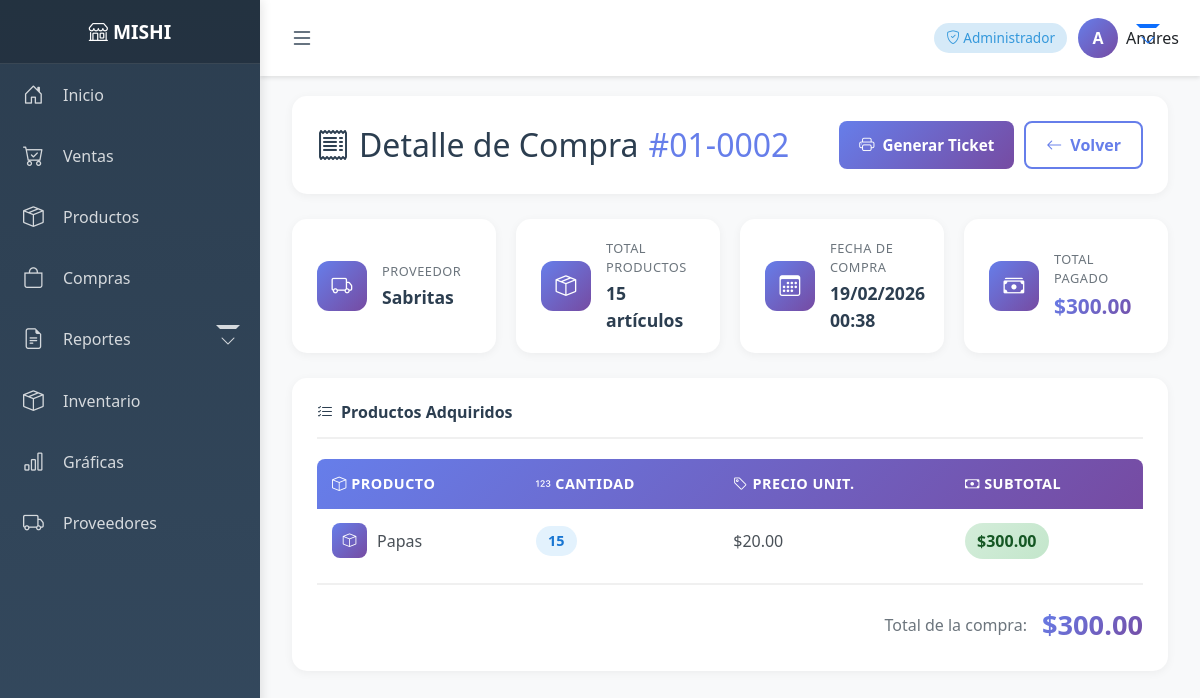
Page /inventario/compras/2/ (signed in) on the committed database.
### inventario/models.py (models this page shows, shortened)
class Compra(models.Model): # Negocio, Proveedor, Numero factura, Total, Total productos, Fecha
    negocio = models.ForeignKey(Negocio, on_delete=models.CASCADE)
    proveedor = models.ForeignKey(Proveedor, on_delete=models.CASCADE)
    numero_factura = models.CharField(max_length=20, unique=True)
    total = models.DecimalField(max_digits=12, decimal_places=2, default=0)
    total_productos = models.PositiveIntegerField(default=0)
    fecha = models.DateTimeField(auto_now_add=True)

class DetalleCompra(models.Model): # Compra, Producto, Cantidad, Precio compra, Subtotal
    compra = models.ForeignKey(
        Compra,
        on_delete=models.CASCADE,
        related_name="detalles"
    )
    producto = models.ForeignKey(Producto, on_delete=models.CASCADE)
    cantidad = models.PositiveIntegerField()
    precio_compra = models.DecimalField(max_digits=10, decimal_places=2)
    subtotal = models.DecimalField(max_digits=12, decimal_places=2)

### proveedores/models.py (models this page shows, shortened)
class Proveedor(models.Model):
    negocio = models.ForeignKey(
        Negocio,
        on_delete=models.CASCADE,
        related_name="proveedores"
    )
    nombre = models.CharField(max_length=150)
    telefono = models.CharField(max_length=20, blank=True, null=True)
    email = models.EmailField(blank=True, null=True)
    direccion = models.TextField(blank=True, null=True)
    creado_en = models.DateTimeField(auto_now_add=True)

### productos/models.py (models this page shows, shortened)
class Producto(models.Model): #negocio, nombre, proveedor, precio_venta, stock, codigo, stock_minimo, stock_maximo
    negocio = models.ForeignKey(
        Negocio,
        on_delete=models.CASCADE,
        related_name="productos"
    )
    nombre = models.CharField(max_length=150)
    proveedor = models.ForeignKey(
    Proveedor,
    on_delete=models.CASCADE,
    related_name="productos_proveedor"
)
    precio_venta = models.DecimalField(max_digits=10, decimal_places=2)
    precio_compra = models.DecimalField(max_digits=10, decimal_places=2)
    stock = models.PositiveIntegerField(default=0)
    codigo = models.CharField(max_length=50, blank=True, null=True)
    stock_minimo = models.IntegerField(default=-1)
    stock_maximo = models.IntegerField(default=-1)
    creado_en = models.DateTimeField(auto_now_add=True)

### inventario/views.py (the view)
# urls.py: path("compras/<int:compra_id>/", views.detalle_compra, name="detalle_compra"),
@login_required
def detalle_compra(request, compra_id):
    negocio = get_negocio_activo(request)
    compra = get_object_or_404(
        Compra,
        id=compra_id,
        negocio=negocio
    )
    detalles = compra.detalles.all()
    return render(request, "inventario/detalle_compra.html", {
        "compra": compra,
        "detalles": detalles
    })

### negocios/utils.py (called while the page is built)
def get_negocio_activo(request):
    negocio_id = request.session.get("negocio_id")
    if negocio_id:
        try:
            return Negocio.objects.filter(id=negocio_id).first()
        except Negocio.DoesNotExist:
            return None
    return None

### usuarios/context_processors.py (called while the page is built)
def rol_usuario_context(request):
    rol = None
    if request.user.is_authenticated:
        negocio_id = request.session.get("negocio_id")
        if negocio_id:
            relacion = UsuarioNegocio.objects.filter(
                usuario=request.user,
                negocio_id=negocio_id
            ).first()
            if relacion:
                rol = relacion.rol
    return {
        'rol_usuario': rol
    }

### inventario/templates/inventario/detalle_compra.html (shortened to what this page needs)
{% extends 'base.html' %}
{% load l10n %}
{% block content %}
<div class="container-fluid">
    <div class="page-header">
        <h2>
            <i class="bi bi-receipt"></i>
            Detalle de Compra <span style="color:#667eea;">#{{ compra.numero_factura }}</span>
        </h2>
        <div class="header-actions">
            <button class="btn-ticket" onclick="abrirTicket()">
                <i class="bi bi-printer"></i>
                Generar Ticket
            </button>
            <a href="{% url 'lista_compras' %}" class="btn-back">
                <i class="bi bi-arrow-left"></i>
                Volver
            </a>
        </div>
    </div>
    <div class="info-grid">
        <div class="info-card">
            <div class="info-card-icon"><i class="bi bi-truck"></i></div>
            <div class="info-card-content">
                <span class="info-card-label">Proveedor</span>
                <span class="info-card-value">{{ compra.proveedor.nombre }}</span>
            </div>
        </div>
        <div class="info-card">
            <div class="info-card-icon"><i class="bi bi-box-seam"></i></div>
            <div class="info-card-content">
                <span class="info-card-label">Total Productos</span>
                <span class="info-card-value">{{ compra.total_productos }} artículos</span>
            </div>
        </div>
        <div class="info-card">
            <div class="info-card-icon"><i class="bi bi-calendar3"></i></div>
            <div class="info-card-content">
                <span class="info-card-label">Fecha de Compra</span>
                <span class="info-card-value">{{ compra.fecha|date:"d/m/Y H:i" }}</span>
            </div>
        </div>
        <div class="info-card">
            <div class="info-card-icon"><i class="bi bi-cash-stack"></i></div>
            <div class="info-card-content">
                <span class="info-card-label">Total Pagado</span>
                <span class="info-card-value highlight">${{ compra.total|floatformat:2 }}</span>
            </div>
        </div>
    </div>
    <div class="card-section">
        <h5>
            <i class="bi bi-list-check"></i>
            Productos Adquiridos
        </h5>
        <div class="table-responsive">
            <table class="compras-table">
                <thead>
                    <tr>
                        <th><i class="bi bi-box"></i> Producto</th>
                        <th><i class="bi bi-123"></i> Cantidad</th>
                        <th><i class="bi bi-tag"></i> Precio Unit.</th>
                        <th><i class="bi bi-cash"></i> Subtotal</th>
                    </tr>
                </thead>
                <tbody>
                    {% for d in detalles %}
                    <tr>
                        <td>
                            <div class="nombre-producto">
                                <div class="prod-icon"><i class="bi bi-box"></i></div>
                                {{ d.producto.nombre }}
                            </div>
                        </td>
                        <td><span class="cantidad-badge">{{ d.cantidad }}</span></td>
                        <td>${{ d.precio_compra|floatformat:2 }}</td>
                        <td><span class="total-badge">${{ d.subtotal|floatformat:2 }}</span></td>
                    </tr>
                    {% endfor %}
                </tbody>
            </table>
        </div>
        <div class="total-footer">
            <span class="total-label">Total de la compra:</span>
            <span class="total-value">${{ compra.total|floatformat:2 }}</span>
        </div>
    </div>
</div>
{% endblock %}

### templates/base.html (shortened to what this page needs)
<!DOCTYPE html>
<html lang="es">
<head>
    <link href="https://cdn.jsdelivr.net/npm/bootstrap@5.3.0/dist/css/bootstrap.min.css" rel="stylesheet">
    <link rel="stylesheet" href="https://cdn.jsdelivr.net/npm/bootstrap-icons@1.11.0/font/bootstrap-icons.css">
</head>
<body>
    <nav class="sidebar" id="sidebar">
        <div class="sidebar-header">
            <h4><i class="bi bi-shop"></i> <span class="menu-text">MISHI</span></h4>
        </div>
        <ul class="sidebar-menu">
            <li>
                <a href="/">
                    <i class="bi bi-house-door"></i>
                    <span class="menu-text">Inicio</span>
                </a>
            </li>
            <li>
                <a href="{% url 'nueva_venta' %}">
                    <i class="bi bi-cart-check"></i>
                    <span class="menu-text">Ventas</span>
                </a>
            </li>
            {% if rol_usuario == 'ADMIN' or rol_usuario == 'ALMACEN_ADMIN' %}
            <li>
                <a href="{% url 'lista_productos' %}">
                    <i class="bi bi-box-seam"></i>
                    <span class="menu-text">Productos</span>
                </a>
            </li>
            {% endif %}
            {% if rol_usuario == 'ADMIN' or rol_usuario == 'ALMACEN_ADMIN' %}
            <li>
                <a href="{% url 'lista_compras' %}">
                    <i class="bi bi-bag"></i>
                    <span class="menu-text">Compras</span>
                </a>
            </li>
            {% endif %}
            {% if rol_usuario == 'ADMIN' or rol_usuario == 'ALMACEN_ADMIN' %}
            <li>
                <a href="#" class="dropdown-toggle" onclick="toggleSubmenu(event, 'submenu-reportes')">
                    <i class="bi bi-file-earmark-text"></i>
                    <span class="menu-text">Reportes</span>
                </a>
            </li>
            {% endif %}
            {% if rol_usuario == 'ADMIN' or rol_usuario == 'ALMACEN_ADMIN' %}
            <li>
                <a href="{% url 'inventario' %}">
                <i class="bi bi-box-seam"></i>
                    <span class="menu-text">Inventario</span>
                </a>
            </li>
            {% endif %}
            {% if rol_usuario == 'ADMIN' or rol_usuario == 'ALMACEN_ADMIN' %}
            <li>
                <a href="{% url 'graficas' %}">
                    <i class="bi bi-bar-chart"></i>
                    <span class="menu-text">Gráficas</span>
                </a>
            </li>
            {% endif %}
            {% if rol_usuario == 'ADMIN' or rol_usuario == 'ALMACEN_ADMIN' %}
            <li>
                <a href="{% url 'lista_proveedores' %}">
                    <i class="bi bi-truck"></i>
                    <span class="menu-text">Proveedores</span>
                </a>
            </li>
            {% endif %}
    </nav>
    <div class="main-content">
        <div class="top-navbar">
            <button class="toggle-btn" onclick="toggleSidebar()">
                <i class="bi bi-list"></i>
            </button>
            <div class="user-info">
                {% if user.is_authenticated %}
                    <span class="role-badge">
                        {% if rol_usuario == 'ADMIN' %}
                            <i class="bi bi-shield-check"></i> Administrador
                        {% elif rol_usuario == 'VENDEDOR' %}
                            <i class="bi bi-person-badge"></i> Vendedor
                        {% elif rol_usuario == 'ALMACEN' %}
                            <i class="bi bi-boxes"></i> Almacén
                        {% elif rol_usuario == 'ALMACEN_ADMIN' %}
                            <i class="bi bi-shield-fill-check"></i> Almacén Admin
                        {% endif %}
                    </span>
                    <div class="dropdown">
                        <button class="btn btn-link text-decoration-none dropdown-toggle d-flex align-items-center p-0" type="button" data-bs-toggle="dropdown">
                            <div class="user-avatar">
                                {{ user.username|slice:":1"|upper }}
                            </div>
                            <span class="ms-2 text-dark">{{ user.username }}</span>
                        </button>
                    </div>
                {% else %}
                    <a href="/login/" class="btn btn-primary btn-sm">
                        <i class="bi bi-box-arrow-in-right"></i> <span class="d-none d-sm-inline">Iniciar Sesión</span>
                    </a>
                {% endif %}
            </div>
        </div>
        <div class="content-wrapper">
            {% block content %}{% endblock %}
        </div>
    </div>
</body>
</html>

### inventario/templates/inventario/detalle_compra.html (style rules this page uses)
.page-header { background: white; border-radius: 15px; padding: 25px; margin-bottom: 25px; box-shadow: 0 2px 10px rgba(0,0,0,0.05); display: flex; justify-content: space-between; align-items: center; flex-wrap: wrap; gap: 15px; }
.page-header h2 { color: #2c3e50; margin: 0; display: flex; align-items: center; gap: 10px; }
.header-actions { display: flex; gap: 10px; flex-wrap: wrap; }
.btn-back { padding: 10px 20px; background: white; color: #667eea; border: 2px solid #667eea; border-radius: 8px; font-weight: 600; cursor: pointer; transition: all 0.3s; text-decoration: none; display: flex; align-items: center; gap: 8px; }
.btn-ticket { padding: 10px 20px; background: linear-gradient(135deg, #667eea 0%, #764ba2 100%); color: white; border: none; border-radius: 8px; font-weight: 600; cursor: pointer; transition: all 0.3s; display: flex; align-items: center; gap: 8px; font-size: 0.95rem; }
.info-grid { display: grid; grid-template-columns: repeat(auto-fit, minmax(200px, 1fr)); gap: 20px; margin-bottom: 25px; }
.info-card { background: white; border-radius: 15px; padding: 20px 25px; box-shadow: 0 2px 10px rgba(0,0,0,0.05); display: flex; align-items: center; gap: 15px; }
.info-card-icon { width: 50px; height: 50px; border-radius: 12px; background: linear-gradient(135deg, #667eea 0%, #764ba2 100%); display: flex; align-items: center; justify-content: center; color: white; font-size: 1.3rem; flex-shrink: 0; }
.info-card-content { display: flex; flex-direction: column; gap: 3px; }
.info-card-label { font-size: 0.8rem; color: #6c757d; font-weight: 500; text-transform: uppercase; letter-spacing: 0.5px; }
.info-card-value { font-size: 1.1rem; font-weight: 700; color: #2c3e50; }
.info-card-value.highlight { background: linear-gradient(135deg, #667eea 0%, #764ba2 100%); -webkit-background-clip: text; -webkit-text-fill-color: transparent; background-clip: text; font-size: 1.3rem; }
.card-section { background: white; border-radius: 15px; padding: 25px; margin-bottom: 25px; box-shadow: 0 2px 10px rgba(0,0,0,0.05); }
.card-section h5 { color: #2c3e50; margin: 0 0 20px 0; display: flex; align-items: center; gap: 8px; font-size: 1rem; font-weight: 600; padding-bottom: 15px; border-bottom: 2px solid #f0f0f0; }
.table-responsive { overflow-x: auto; border-radius: 8px; overflow: hidden; }
.compras-table { width: 100%; border-collapse: collapse; margin: 0; }
.compras-table thead { background: linear-gradient(135deg, #667eea 0%, #764ba2 100%); color: white; }
.compras-table thead th { padding: 14px 15px; text-align: left; font-weight: 600; font-size: 0.9rem; text-transform: uppercase; letter-spacing: 0.5px; }
.compras-table tbody tr { border-bottom: 1px solid #f0f0f0; transition: background 0.2s; }
.compras-table tbody tr:last-child { border-bottom: none; }
.compras-table tbody td { padding: 14px 15px; color: #495057; }
.nombre-producto { display: flex; align-items: center; gap: 10px; font-weight: 500; }
.prod-icon { width: 35px; height: 35px; border-radius: 8px; background: linear-gradient(135deg, #667eea 0%, #764ba2 100%); display: flex; align-items: center; justify-content: center; color: white; font-size: 0.85rem; flex-shrink: 0; }
.cantidad-badge { background: #e3f2fd; color: #1976d2; padding: 4px 12px; border-radius: 15px; font-size: 0.9rem; font-weight: 600; display: inline-block; }
.total-badge { background: linear-gradient(135deg, #d4edda 0%, #c3e6cb 100%); color: #155724; padding: 6px 12px; border-radius: 20px; font-weight: 600; display: inline-block; }
.total-footer { display: flex; justify-content: flex-end; align-items: center; gap: 15px; padding: 20px 0 0 0; border-top: 2px solid #f0f0f0; margin-top: 10px; }
.total-label { color: #6c757d; font-size: 1rem; font-weight: 500; }
.total-value { font-size: 1.7rem; font-weight: 700; background: linear-gradient(135deg, #667eea 0%, #764ba2 100%); -webkit-background-clip: text; -webkit-text-fill-color: transparent; background-clip: text; }

### rows in the picture
Compra: numero_factura "01-0002", proveedor.nombre "Sabritas", total_productos "15", fecha "19/02/2026 00:38", total "300.00"
DetalleCompra: producto.nombre "Papas", cantidad "15", precio_compra "20.00", subtotal "300.00"

### other values in the picture
{{ user.username|slice:":1"|upper }} "A"
{{ user.username }} "Andres"
